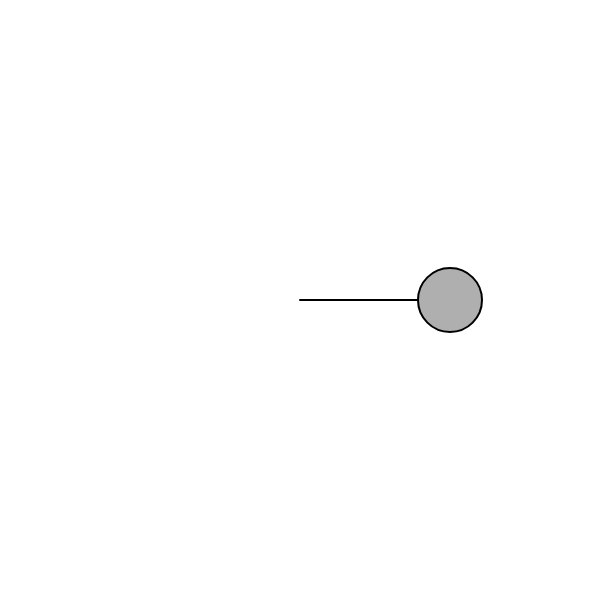
Frame 1 (no input)
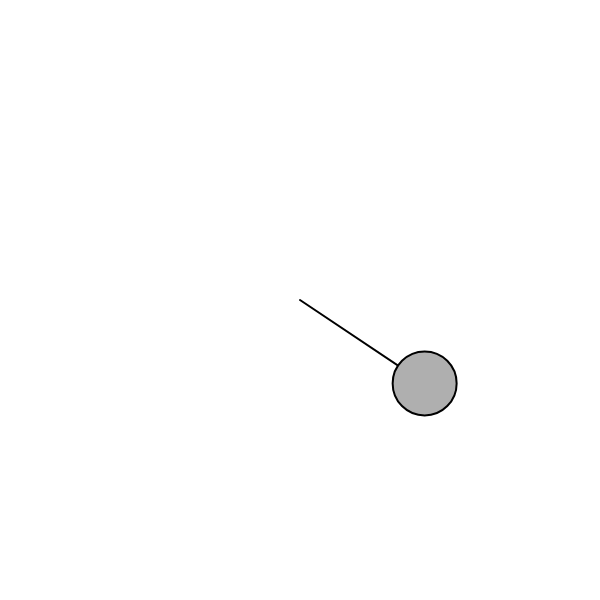
Frame 60 (no input)
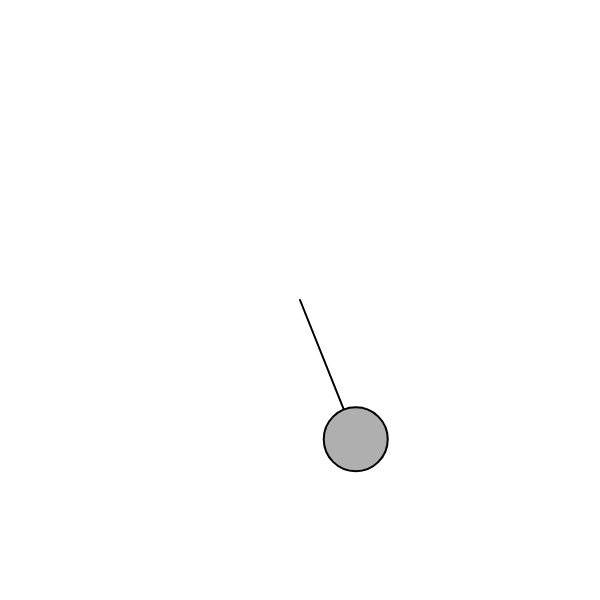
Frame 120 (the mouse pressed at the canvas centre since frame 60)

The p5.js sketch that drew these frames (run headless with seeded random() and noise() and a simulated clock; from frame 60 on, the mouse is pressed at the canvas centre):

// p5.js sketch
// ── sketch.js


let r = 150,
    theta = 0;

function setup() {
  createCanvas(600, 600);
}

function draw() {
  background(255);
  let x = r * cos(theta);
  let y = r * sin(theta);
  stroke(0);
  strokeWeight(2);
  fill(175);
  translate(width/2, height/2);
  line(0, 0, x, y);
  ellipse(x, y, 64, 64)
  theta += 0.01;
}
